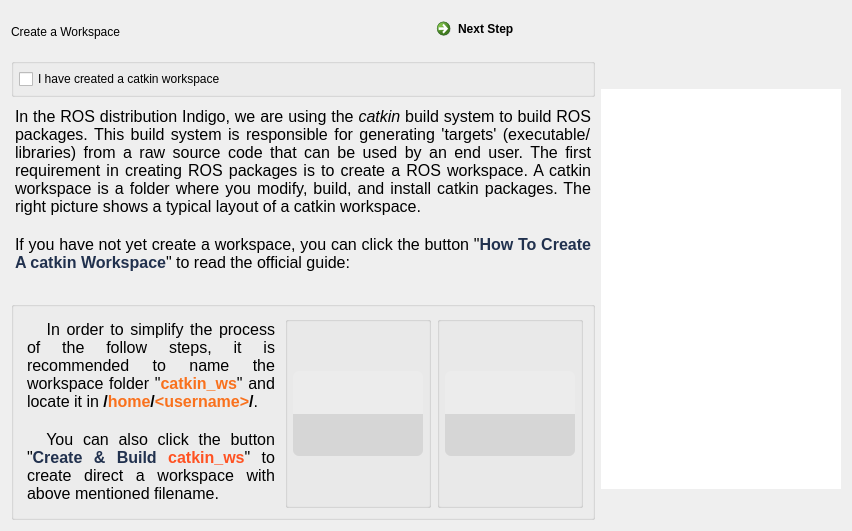
        <widget class="QWidget" name="page_3">
         <layout class="QGridLayout" name="gridLayout_7">
          <item row="0" column="0">
           <layout class="QVBoxLayout" name="verticalLayout_14">
            <item>
             <layout class="QHBoxLayout" name="horizontalLayout_11">
              <item>
               <widget class="QLabel" name="label_title_3">
                <property name="minimumSize">
                 <size>
                  <width>380</width>
                  <height>30</height>
                 </size>
                </property>
                <property name="styleSheet">
                 <string notr="true"/>
                </property>
                <property name="text">
                 <string>Create a Workspace</string>
                </property>
               </widget>
              </item>
              <item>
               <widget class="QCommandLinkButton" name="commandLinkButton_3">
                <property name="minimumSize">
                 <size>
                  <width>111</width>
                  <height>41</height>
                 </size>
                </property>
                <property name="focusPolicy">
                 <enum>Qt::NoFocus</enum>
                </property>
                <property name="styleSheet">
                 <string notr="true">font: italic 13pt &quot;Ubuntu&quot;;</string>
                </property>
                <property name="text">
                 <string>Next Step</string>
                </property>
               </widget>
              </item>
             </layout>
            </item>
            <item>
             <layout class="QHBoxLayout" name="horizontalLayout_16">
              <item>
               <layout class="QVBoxLayout" name="verticalLayout_13">
                <item>
                 <widget class="QGroupBox" name="groupBox_3">
                  <property name="styleSheet">
                   <string notr="true">font: 75 14pt &quot;Droid Arabic Naskh&quot;;</string>
                  </property>
                  <property name="title">
                   <string/>
                  </property>
                  <layout class="QGridLayout" name="gridLayout_5">
                   <property name="leftMargin">
                    <number>5</number>
                   </property>
                   <property name="topMargin">
                    <number>0</number>
                   </property>
                   <property name="rightMargin">
                    <number>5</number>
                   </property>
                   <property name="bottomMargin">
                    <number>0</number>
                   </property>
                   <item row="0" column="0">
                    <widget class="QCheckBox" name="checkBox_17">
                     <property name="minimumSize">
                      <size>
                       <width>350</width>
                       <height>30</height>
                      </size>
                     </property>
                     <property name="focusPolicy">
                      <enum>Qt::NoFocus</enum>
                     </property>
                     <property name="text">
                      <string>I have created a catkin workspace</string>
                     </property>
                    </widget>
                   </item>
                  </layout>
                 </widget>
                </item>
                <item>
                 <widget class="QTextBrowser" name="textBrowser_3">
                  <property name="styleSheet">
                   <string notr="true">background-color: transparent;
border: 0px;</string>
                  </property>
                  <property name="html">
                   <string>&lt;!DOCTYPE HTML PUBLIC &quot;-//W3C//DTD HTML 4.0//EN&quot; &quot;http://www.w3.org/TR/REC-html40/strict.dtd&quot;&gt;
&lt;html&gt;&lt;head&gt;&lt;meta name=&quot;qrichtext&quot; content=&quot;1&quot; /&gt;&lt;style type=&quot;text/css&quot;&gt;
p, li { white-space: pre-wrap; }
&lt;/style&gt;&lt;/head&gt;&lt;body style=&quot; font-family:'Ubuntu'; font-size:11pt; font-weight:400; font-style:normal;&quot;&gt;
&lt;p align=&quot;justify&quot; style=&quot; margin-top:0px; margin-bottom:0px; margin-left:0px; margin-right:0px; -qt-block-indent:0; text-indent:0px;&quot;&gt;&lt;span style=&quot; font-size:12pt;&quot;&gt;In the ROS distribution Indigo, we are using the &lt;/span&gt;&lt;span style=&quot; font-size:12pt; font-style:italic;&quot;&gt;catkin&lt;/span&gt;&lt;span style=&quot; font-size:12pt;&quot;&gt; build system to build ROS packages. This build system is responsible for generating 'targets' (executable/libraries) from a raw source code that can be used by an end user. The first requirement in creating ROS packages is to create a ROS workspace. A catkin workspace is a folder where you modify, build, and install catkin packages. The right picture shows a typical layout of a catkin workspace.&lt;/span&gt;&lt;/p&gt;
&lt;p align=&quot;justify&quot; style=&quot;-qt-paragraph-type:empty; margin-top:0px; margin-bottom:0px; margin-left:0px; margin-right:0px; -qt-block-indent:0; text-indent:0px; font-size:12pt;&quot;&gt;&lt;br /&gt;&lt;/p&gt;
&lt;p align=&quot;justify&quot; style=&quot; margin-top:0px; margin-bottom:0px; margin-left:0px; margin-right:0px; -qt-block-indent:0; text-indent:0px;&quot;&gt;&lt;span style=&quot; font-size:12pt;&quot;&gt;If you have not yet create a workspace, you can click the button &amp;quot;&lt;/span&gt;&lt;span style=&quot; font-size:12pt; font-weight:600; color:#21314e;&quot;&gt;How To Create A catkin Workspace&lt;/span&gt;&lt;span style=&quot; font-size:12pt;&quot;&gt;&amp;quot; to read the official guide:&lt;/span&gt;&lt;/p&gt;&lt;/body&gt;&lt;/html&gt;</string>
                  </property>
                 </widget>
                </item>
                <item>
                 <widget class="QGroupBox" name="groupBox_20">
                  <property name="styleSheet">
                   <string notr="true">QPushButton {
    border-radius: 6px;
    background-color: qconicalgradient(cx:0.5, cy:0.5, angle:180, stop:0.49999 rgb(214, 214, 214), stop:0.50001 rgb(236, 236, 236));
}

QPushButton:hover {
    background-color: qconicalgradient(cx:0.5, cy:0.5, angle:180, stop:0.49999 rgb(255, 174, 120), stop:0.50001 rgb(255, 220, 196));
 }
 QPushButton:pressed {
    font-weight: bold;
    border: 3px solid rgb(255, 102, 0);
    background-color: qconicalgradient(cx:0.5, cy:0.5, angle:180, stop:0.49999 rgb(240, 120, 70), stop:0.50001 rgb(255, 202, 146));
 }</string>
                  </property>
                  <property name="title">
                   <string/>
                  </property>
                  <layout class="QGridLayout" name="gridLayout_6">
                   <item row="0" column="0">
                    <layout class="QHBoxLayout" name="horizontalLayout_14">
                     <item>
                      <widget class="QTextBrowser" name="textBrowser_14">
                       <property name="styleSheet">
                        <string notr="true">background-color: transparent;
border: 0px;</string>
                       </property>
                       <property name="html">
                        <string>&lt;!DOCTYPE HTML PUBLIC &quot;-//W3C//DTD HTML 4.0//EN&quot; &quot;http://www.w3.org/TR/REC-html40/strict.dtd&quot;&gt;
&lt;html&gt;&lt;head&gt;&lt;meta name=&quot;qrichtext&quot; content=&quot;1&quot; /&gt;&lt;style type=&quot;text/css&quot;&gt;
p, li { white-space: pre-wrap; }
&lt;/style&gt;&lt;/head&gt;&lt;body style=&quot; font-family:'Ubuntu'; font-size:11pt; font-weight:400; font-style:normal;&quot;&gt;
&lt;p align=&quot;justify&quot; style=&quot; margin-top:0px; margin-bottom:0px; margin-left:0px; margin-right:0px; -qt-block-indent:0; text-indent:0px;&quot;&gt;&lt;img src=&quot;:/icon/attention.png&quot; style=&quot;float: left;&quot; /&gt;&lt;/p&gt;
&lt;p align=&quot;justify&quot; style=&quot; margin-top:0px; margin-bottom:0px; margin-left:0px; margin-right:0px; -qt-block-indent:0; text-indent:0px;&quot;&gt;&lt;span style=&quot; font-size:12pt;&quot;&gt;   In order to simplify the process of the follow steps, it is recommended to name the workspace folder &amp;quot;&lt;/span&gt;&lt;span style=&quot; font-size:12pt; font-weight:600; color:#f9711d;&quot;&gt;catkin_ws&lt;/span&gt;&lt;span style=&quot; font-size:12pt;&quot;&gt;&amp;quot; and locate it in &lt;/span&gt;&lt;span style=&quot; font-size:12pt; font-weight:600;&quot;&gt;/&lt;/span&gt;&lt;span style=&quot; font-size:12pt; font-weight:600; color:#f9711d;&quot;&gt;home&lt;/span&gt;&lt;span style=&quot; font-size:12pt; font-weight:600;&quot;&gt;/&lt;/span&gt;&lt;span style=&quot; font-size:12pt; font-weight:600; color:#f9711d;&quot;&gt;&amp;lt;username&amp;gt;&lt;/span&gt;&lt;span style=&quot; font-size:12pt; font-weight:600;&quot;&gt;/&lt;/span&gt;&lt;span style=&quot; font-size:12pt;&quot;&gt;. &lt;/span&gt;&lt;/p&gt;
&lt;p align=&quot;justify&quot; style=&quot;-qt-paragraph-type:empty; margin-top:0px; margin-bottom:0px; margin-left:0px; margin-right:0px; -qt-block-indent:0; text-indent:0px; font-size:12pt;&quot;&gt;&lt;br /&gt;&lt;/p&gt;
&lt;p align=&quot;justify&quot; style=&quot; margin-top:0px; margin-bottom:0px; margin-left:0px; margin-right:0px; -qt-block-indent:0; text-indent:0px;&quot;&gt;&lt;span style=&quot; font-size:12pt;&quot;&gt;  You can also click the button &amp;quot;&lt;/span&gt;&lt;span style=&quot; font-size:12pt; font-weight:600; color:#21314e;&quot;&gt;Create &amp;amp; Build &lt;/span&gt;&lt;span style=&quot; font-size:12pt; font-weight:600; color:#ff5222;&quot;&gt;catkin_ws&lt;/span&gt;&lt;span style=&quot; font-size:12pt;&quot;&gt;&amp;quot; to create direct a workspace with above mentioned filename.&lt;/span&gt;&lt;/p&gt;&lt;/body&gt;&lt;/html&gt;</string>
                       </property>
                      </widget>
                     </item>
                     <item>
                      <layout class="QHBoxLayout" name="horizontalLayout_10">
                       <item>
                        <widget class="QGroupBox" name="groupBox_21">
                         <property name="title">
                          <string/>
                         </property>
                         <layout class="QGridLayout" name="gridLayout_29">
                          <property name="leftMargin">
                           <number>5</number>
                          </property>
                          <property name="topMargin">
                           <number>5</number>
                          </property>
                          <property name="rightMargin">
                           <number>5</number>
                          </property>
                          <property name="bottomMargin">
                           <number>5</number>
                          </property>
                          <item row="0" column="0">
                           <widget class="QPushButton" name="btnToRosCatkinWs">
                            <property name="minimumSize">
                             <size>
                              <width>130</width>
                              <height>70</height>
                             </size>
                            </property>
                            <property name="maximumSize">
                             <size>
                              <width>130</width>
                              <height>85</height>
                             </size>
                            </property>
                            <property name="styleSheet">
                             <string notr="true">border-image: url(:/icon/btn_catkinws_tut.png);</string>
                            </property>
                            <property name="text">
                             <string/>
                            </property>
                           </widget>
                          </item>
                         </layout>
                        </widget>
                       </item>
                       <item>
                        <widget class="QGroupBox" name="groupBox_22">
                         <property name="title">
                          <string/>
                         </property>
                         <layout class="QGridLayout" name="gridLayout_30">
                          <property name="leftMargin">
                           <number>5</number>
                          </property>
                          <property name="topMargin">
                           <number>5</number>
                          </property>
                          <property name="rightMargin">
                           <number>5</number>
                          </property>
                          <property name="bottomMargin">
                           <number>5</number>
                          </property>
                          <item row="0" column="0">
                           <widget class="QPushButton" name="btnMkCatkinWs">
                            <property name="minimumSize">
                             <size>
                              <width>130</width>
                              <height>70</height>
                             </size>
                            </property>
                            <property name="maximumSize">
                             <size>
                              <width>130</width>
                              <height>85</height>
                             </size>
                            </property>
                            <property name="styleSheet">
                             <string notr="true">border-image: url(:/icon/btn_mk_catkinws.png);</string>
                            </property>
                            <property name="text">
                             <string/>
                            </property>
                           </widget>
                          </item>
                         </layout>
                        </widget>
                       </item>
                      </layout>
                     </item>
                    </layout>
                   </item>
                  </layout>
                 </widget>
                </item>
               </layout>
              </item>
              <item>
               <widget class="QGraphicsView" name="graphic_wsLayout">
                <property name="minimumSize">
                 <size>
                  <width>222</width>
                  <height>362</height>
                 </size>
                </property>
                <property name="maximumSize">
                 <size>
                  <width>240</width>
                  <height>400</height>
                 </size>
                </property>
                <property name="styleSheet">
                 <string notr="true">border-radius: 6px;
border-image: url(:/pic/catkin_ws_layout.png);</string>
                </property>
               </widget>
              </item>
             </layout>
            </item>
           </layout>
          </item>
         </layout>
        </widget>
